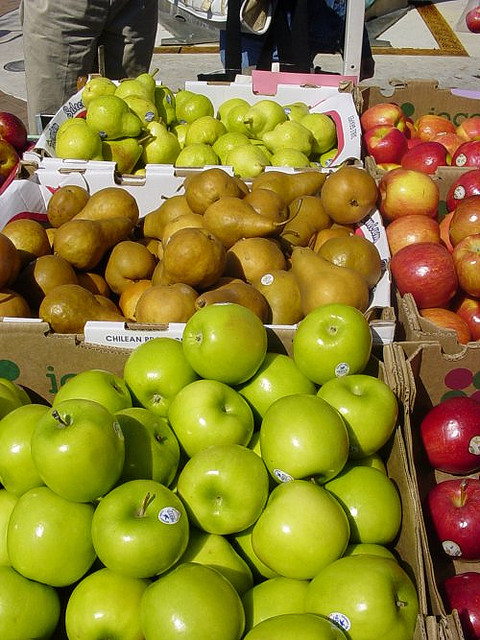
#> input picture gaussians/images/1.jpg, 480 x 640 px
$ python implementation.py   (older library calls are emulated)
#> lines starting #> are read from the running program, lines starting #| are printed output that depends on the picture; after the words box and inside, x2 and y2 are one past the last pixel; in counts of white or black regions, pixels touching at a corner belong together
### gaussians/Gabor.py
"""
Classes:
    Gabor - Adds functionality for applying Gabor filters to an image
"""

import numpy as np
import cv2

class Gabor:

    """
    Takes in an image and applies a Gabor filter to it with customisable parameters.

    Public methods:
        process - runs an image through the gabor filter
        filters - Returns a list of filters (should be used for debugging purposes only)

    Public instance variables:
        None

    Modified from: https://gist.github.com/odebeir/5237529
    """

    def __init__(self, params=None):
        self._filters = None
        self._params = {} if not isinstance(params, dict) else params

        # Default values of params:
        self._set_defaults([
            ('ksize', 31),
            ('sigma', 1.0),
            ('lambda', 12.0),
            ('gamma', 0.02),
            ('psi', 0)
        ])

        # Build the filters
        self._build_filters()

    def _set_defaults(self, defaults):
        """
        Set default values in a dictionary (which can be overridden via the `params`
        parameter in `__init__`)
        """
        for key, value in defaults:
            # If key doesn't exist, set it to its default value
            if self._get_param(key) is None:
                self._set_param(key, value)

    def _get_param(self, key):
        # Returns `None` if key does not exist
        return self._params.get(key)

    def _set_param(self, key, value):
        self._params[key] = value

    def _build_filters(self):
        """ returns a list of kernels in several orientations
        """
        filters = []
        ksize = self._params['ksize']
        for theta in np.arange(0, np.pi, np.pi / 32):
            params = {
                'ksize':(ksize, ksize),
                'sigma':self._params['sigma'],
                'theta':theta,
                'lambd':self._params['lambda'],
                'gamma':self._params['gamma'],
                'psi':self._params['psi'],
                'ktype':cv2.CV_32F
            }
            kern = cv2.getGaborKernel(**params)
            kern /= 1.5*kern.sum()
            filters.append((kern, params))
        self._filters = filters

    def process(self, img):
        """ returns the img filtered by the filter list
        """
        accum = np.zeros_like(img)
        for kern, _ in self._filters:
            fimg = cv2.filter2D(img, cv2.CV_8UC3, kern)
            np.maximum(accum, fimg, accum)
        return accum

    # [4 lines left out: function filters, not called in this run]

### gaussians/BinaryClassifier.py
"""
Classes:
    BinaryClassifier - Classifies images pixel-by-pixel using a mixture of gaussians model.
"""

import sys
import matplotlib.pyplot as plt
import numpy as np
from Gabor import Gabor

class BinaryClassifier:

    """
    Adds the ability to train a binary classifier using a mixture of gaussians
    model over a given set of images, tune hyperparameters on more images, and finally test
    it on an unseen data set.

    Public methods:
        load_train_images - loads in images to train the classifier on
        set_threshold - change the discrimination threshold (> threshold -> classified as class)
        train - trains the classifier on the images given by `load_train_images`
        tune - tunes the model hyperparameters on a given development set of data
        test - tests the model on unseen data, giving quantitative results and graphs
        if truth masks exist

    Public instance variables:
        None

    """

    def __init__(self, gabor=False, log=True):

        # For EM algorithm, once likelihood update changes by less than this amount, iteration halts
        self._eps = 10

        # Whether or not to print logging data to stdout
        self._logging = log

        # threshold for discriminating between positive and negative classification (used by ROC)
        # can be updated via the `set_threshold` method
        # 0.5 says that if the probability of an individual pixel being 'class' is > 0.5, then
        # classify it as 'class', else, 'not class'
        self._threshold = 0.5

        # Whether or not to apply a gabor filter to the images to improve model by accounting
        # for the textures in the image rather than colour alone
        self._gabor = gabor
        if self._gabor:
            self._gabor = Gabor()

        # used to avoid division by zero by adding a small epsilon
        self._flt_min = sys.float_info.min

        # These will hold all images and their ground truth masks
        self._images = {}
        self._truths = {}

        # will contain RGB data for each pixel which corresponds to the class and those which don't
        self._data_true = []
        self._data_false = []

        # Priors on pixel data [True, False]
        self._prior = [0.5, 0.5]

        # Data related to the mixture of gaussians fitted model (see `train`)
        self._k = 1
        self._model_true = None
        self._model_false = None

    def _log(self, *args):
        """Print logging information to stdout
        """
        if self._logging:
            print(*args)

    def load_train_images(self, images, truths, display=True):
        """
        Reads in training images and their ground truths and calculates a prior on the
        classification of pixels.

        Parameters:
            images - list of images to train on (file path)
            truths - list of ground truth images corresponding to  `images` list
            (black=False, white=True)
            display - whether or not (`True`/`False`) to display images along with their
            ground truth masks (for debugging)

        Side-effects:
            Populates `_data_true`, `_data_false`, `_prior`
            Displays given images and truth masks (if `display` is `True`)

        Returns:
            None
        """
#> called with display = False

        self._log("Loading in training images")

        # Loop through each image and its corresponding truth mask, populating two
        # lists of pixel data which differentiates True and False matches with the class
        for image, truth in zip(images, truths):
            image = plt.imread(image) # read in pixels of image
#> image is the input picture: shape (640, 480, 3); mean R, G, B 140.9, 127.4, 46.5

            # Either apply the gabor filter or squash pixels between [0,1] (not necessary for gabor)
            if self._gabor:
                image = self._gabor.process(image)
#> the loop in process, `for kern, _ in self._filters:` made 32 passes
#> pass 1, in process, `fimg = cv2.filter2D(img, cv2.CV_8UC3, kern)`:
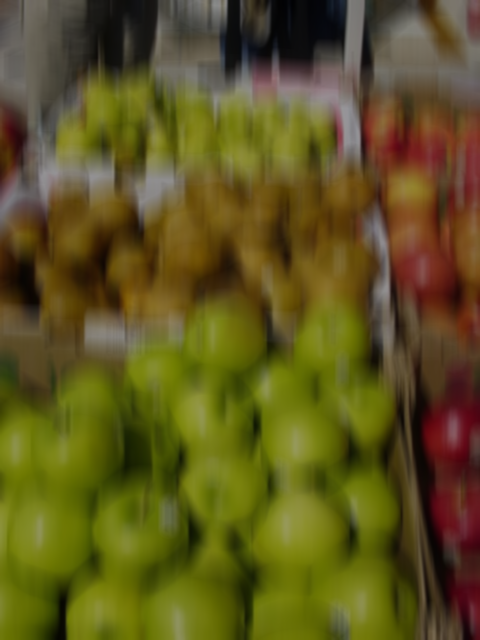
#> fimg: shape (640, 480, 3); mean R, G, B 93.9, 84.9, 31
#> after the loop in process, `for kern, _ in self._filters:`:
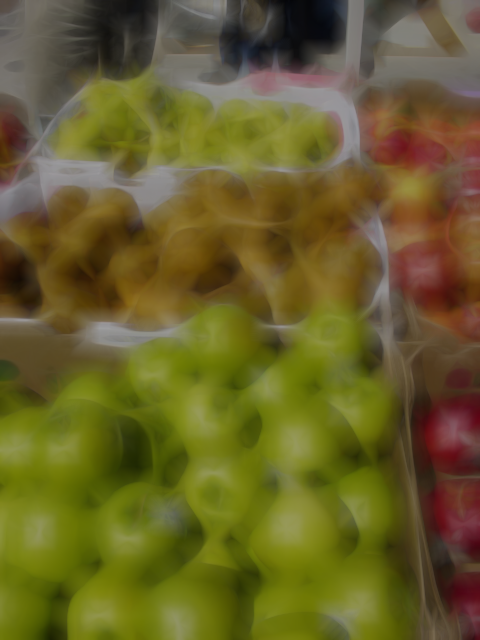
#> accum: shape (640, 480, 3); mean R, G, B 103.6, 95.3, 41.7
            else:
                image = image / 255

            # Ground truth is a 1-channel representation of pixels which match and don't match class
            truth = (plt.imread(truth)[:, :, 2] != 0).astype(int)
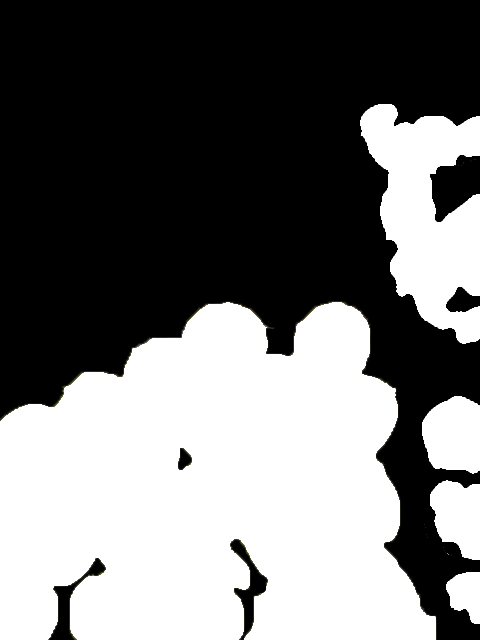
#> input picture gaussians/images/1_mask.png, 480 x 640 px
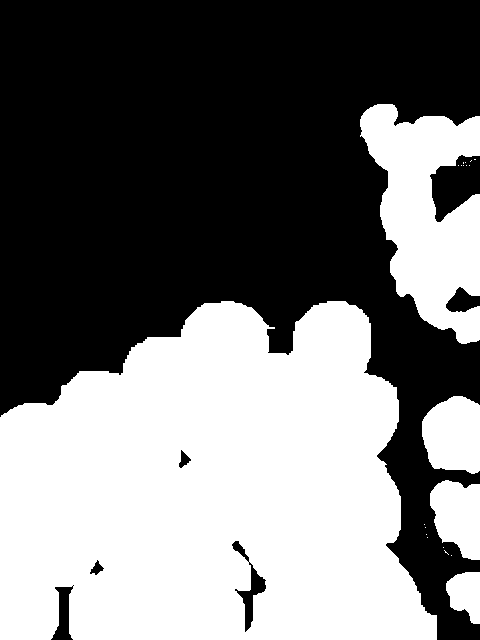
#> truth: shape (640, 480) int64; values 0 (black) and 1 (white), 46.2% white; 21 white regions (16 under 20 px), largest, box (x1, y1, x2, y2) and area: (0, 301, 437, 640) 116707, (360, 104, 480, 344) 17256, (422, 396, 480, 474) 3744, (430, 480, 480, 560) 3026, (446, 572, 480, 624) 1286

            # Populate list of pixels corresponding to the class (True) and others (False)
            for row in range(truth.shape[0]):
                for col in range(truth.shape[1]):
                    if truth[row, col] == 1.0:
                        self._data_true.append(image[row, col])
                    else:
                        self._data_false.append(image[row, col])
#> after the loop, self._data_false = 165157 items; self._data_true = 142043 items

            # Display each image along with the corresponding ground truth
            if display:
                _, (ax1, ax2) = plt.subplots(1, 2, figsize=(50, 50))
                ax1.imshow(image)
                ax1.set_title('Image')
                ax2.imshow(truth)
                ax2.set_title('Ground Truth')
#> pass 2 of the loop in load_train_images, `for image, truth in zip(images, truths):`:
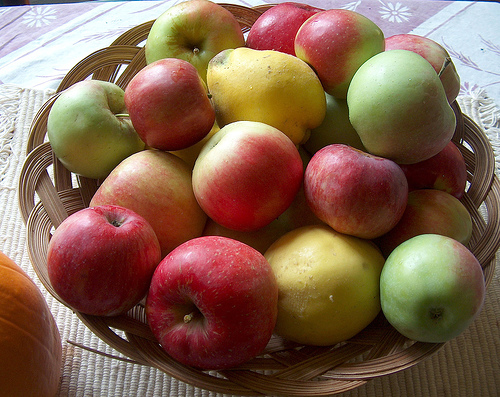
#> input picture gaussians/images/2.jpg, 500 x 397 px
#> in load_train_images, image is the input picture: shape (397, 500, 3); mean R, G, B 131.4, 100.4, 80
#> after the loop in process (call 2), `for kern, _ in self._filters:`:
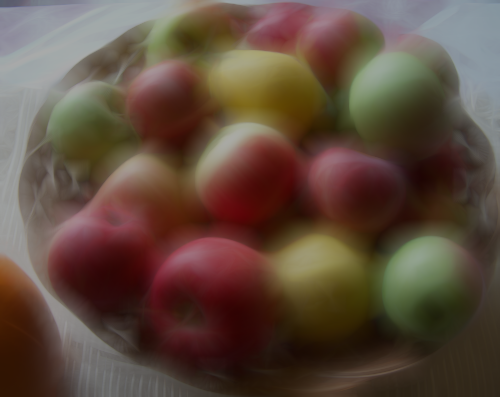
#> accum: shape (397, 500, 3); mean R, G, B 95, 75.7, 62.5
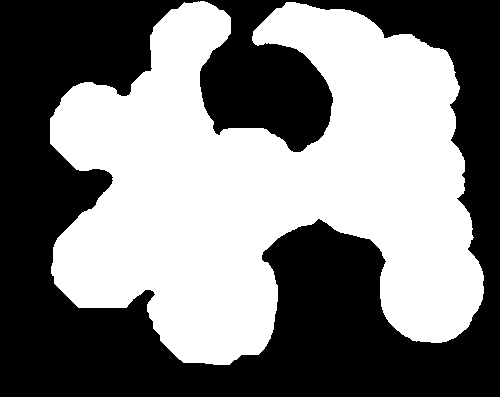
#> input picture gaussians/images/2_mask.png, 500 x 397 px
#> truth: shape (397, 500) int64; values 0 (black) and 1 (white), 49.3% white; 1 white region, box (x1, y1, x2, y2) and area: (50, 1, 484, 365) 97791
#> after the loop in load_train_images, `for row in range(truth.shape[0]):`: self._data_false = 265866 items; self._data_true = 239834 items
#> pass 3 of the loop in load_train_images, `for image, truth in zip(images, truths):`:
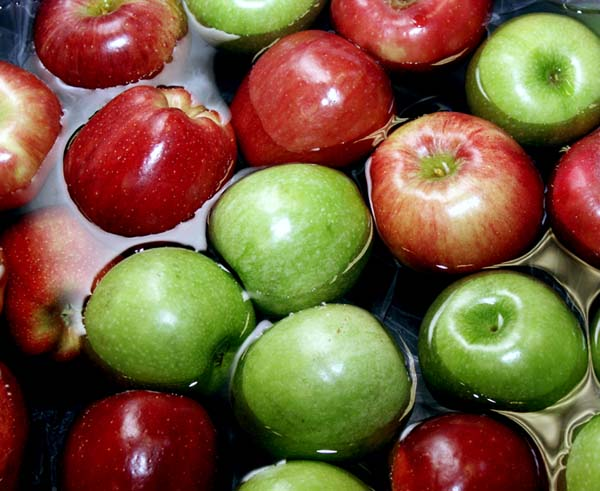
#> input picture gaussians/images/3.jpg, 600 x 491 px
#> in load_train_images, image is the input picture: shape (491, 600, 3); mean R, G, B 118.9, 91.7, 60.7
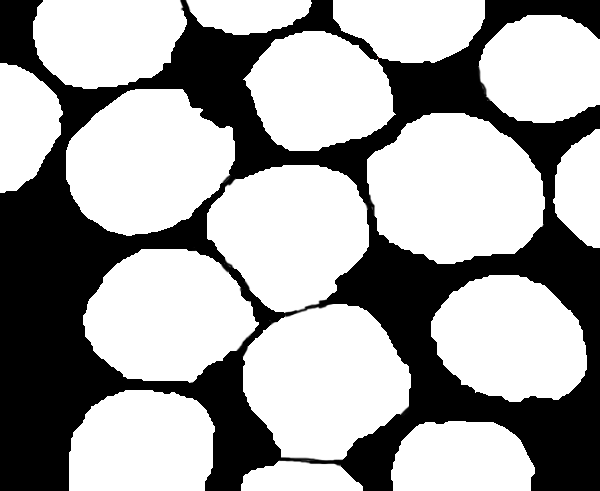
#> input picture gaussians/images/3_mask.png, 600 x 491 px
#> in load_train_images, `truth = (plt.imread(truth)[:, :, 2] != 0).astype(int)`:
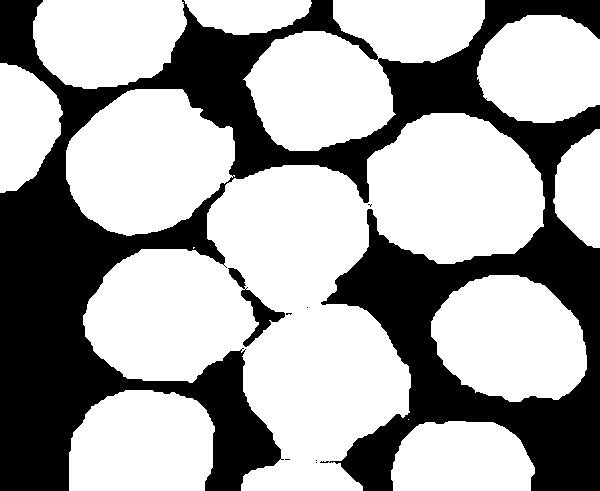
#> truth: shape (491, 600) int64; values 0 (black) and 1 (white), 64.4% white; 8 black regions (6 under 20 px), largest, box (x1, y1, x2, y2) and area: (0, 0, 600, 491) 103873, (228, 268, 285, 347) 1003
#> after the loop in load_train_images, `for row in range(truth.shape[0]):`: self._data_false = 370764 items; self._data_true = 429536 items

        self._log("All training images successfully loaded")

        plt.show()

        # Transpose data for succeeding computations
        self._data_true = np.asarray(self._data_true).T
        self._data_false = np.asarray(self._data_false).T

        # Calculate priors on True and False matches based on proportion of True pixels
        # in the training set
        pixels = self._data_true.shape[1] + self._data_false.shape[1] # Total no. of pixels
#> pixels = 800300
        self._prior = [self._data_true.shape[1] / pixels, self._data_false.shape[1] / pixels]
#> self._prior = [0.537, 0.463]

    # [27 lines left out: functions set_threshold, train, not called in this run]

    def tune(self, images, truths, max_k=5, display=True):
        """
        Tunes the hyperparameters (threshold and k) over a list of images and given ground truth
        labels (the development/validation set).

        Parameters:
            images - list of images to tune on (file paths)
            truths - list of corresponding ground truth images
            max_k - The maximum number of gaussians to use in a single model (higher can overfit
            and take a long time to tune over)
            display - whether or not to show images (ROC curves)

        Side effects:
            _k and _threshold will be changed to their optimum values

        Returns:
            None
        """

        self._log("Starting model tuning.")

        # For ease of computation, the pixels for each image are arranged in a single 'line', and
        # appended to each other. These pixels are stored in the following lists:
        full_image = None
        full_truth = None

        # Loop over each image and truth file, appending the pixels to the above lists
        for image, truth in zip(images, truths):

            # Data pre-processing
#> (the run stopped early here; a loop or call above may not have finished)
